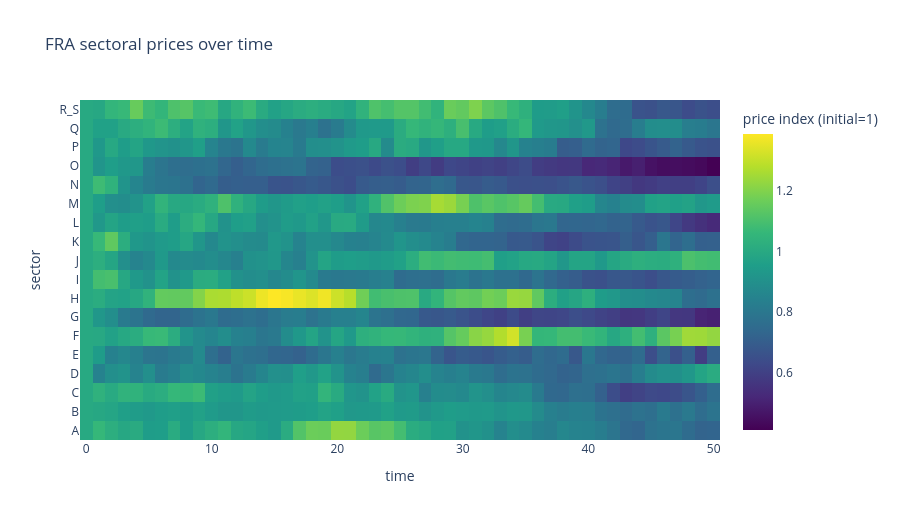
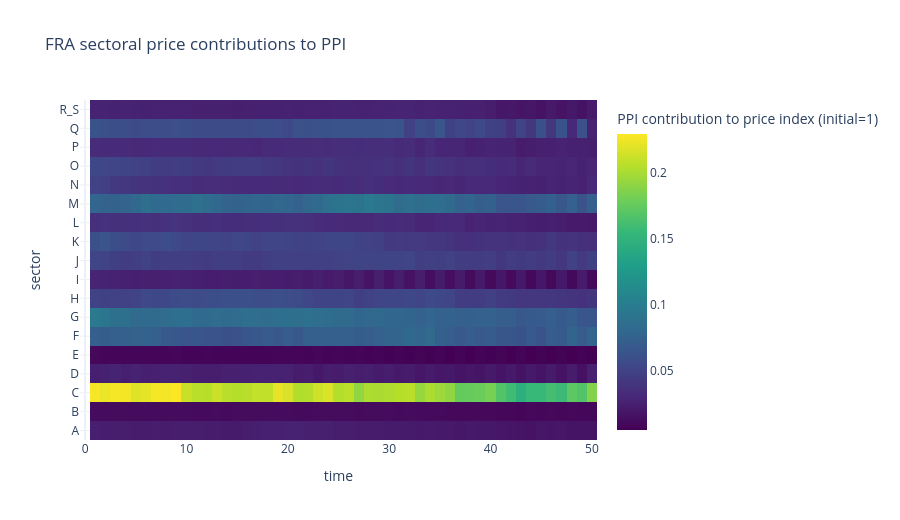
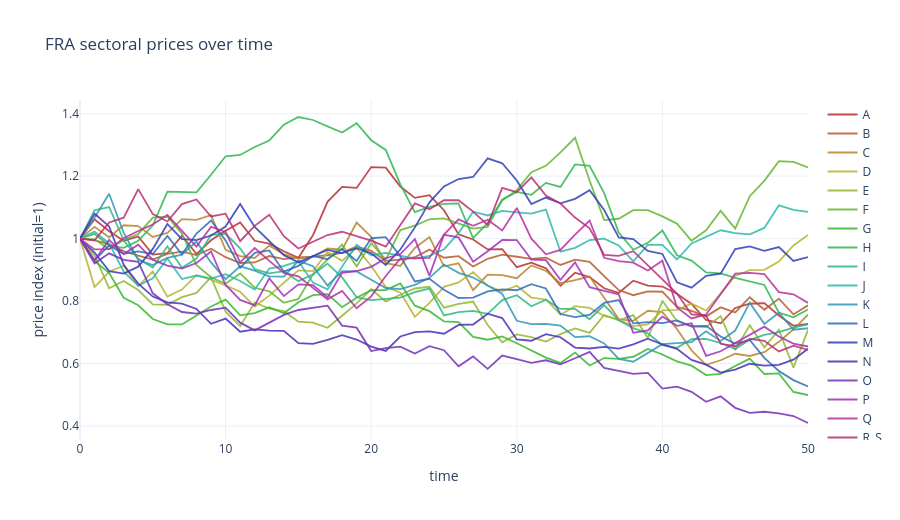

The notebook cell these images were saved under, in order:
### Code cell
from src.visual_helpers import plot_sectoral_prices_over_time
plot_sectoral_prices_over_time(model=model, country_code="FRA")
plot_sectoral_prices_over_time(model=model, country_code="FRA", kind="lines", print_sector_names=False)
